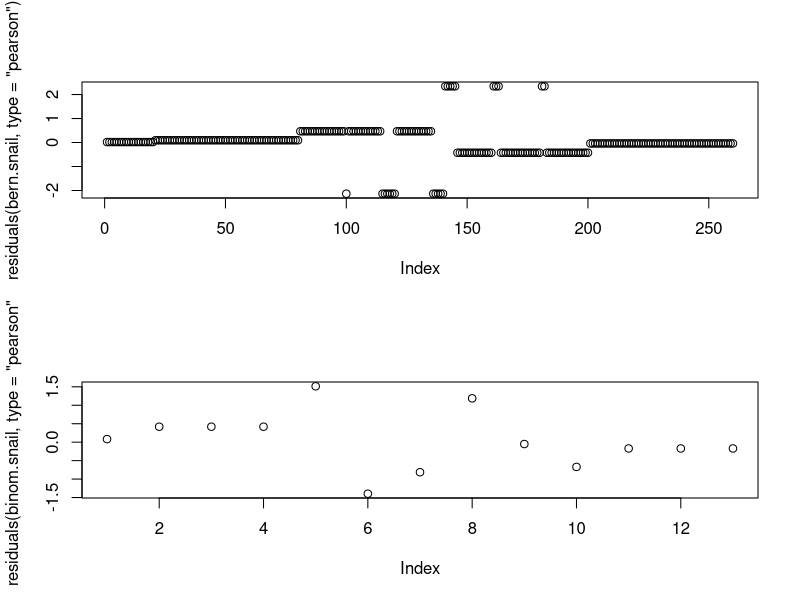
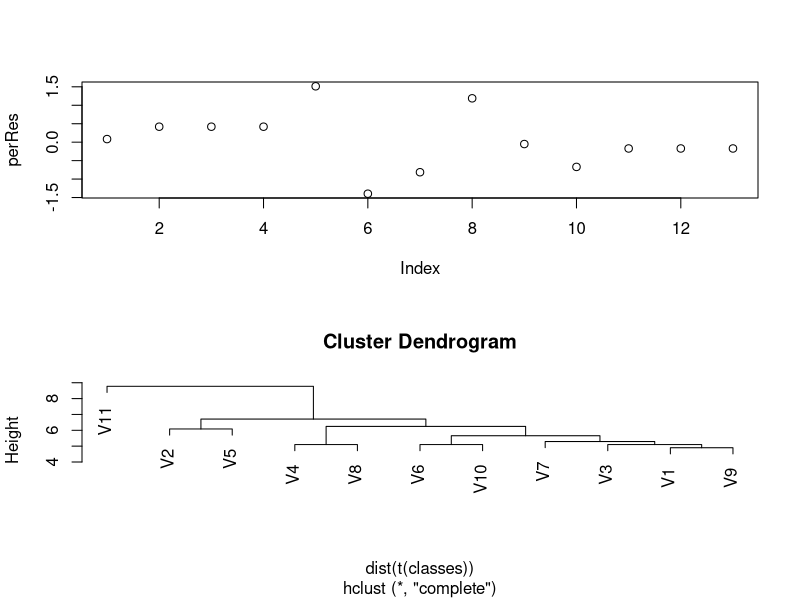
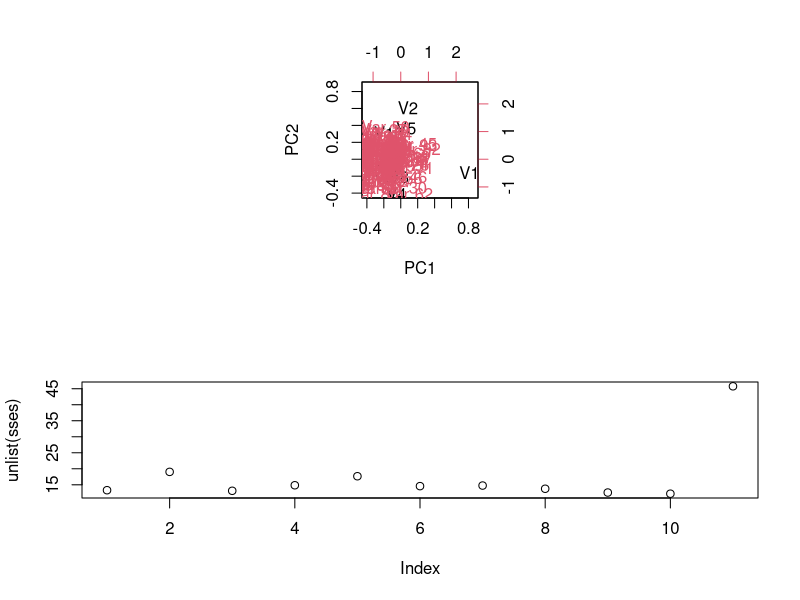
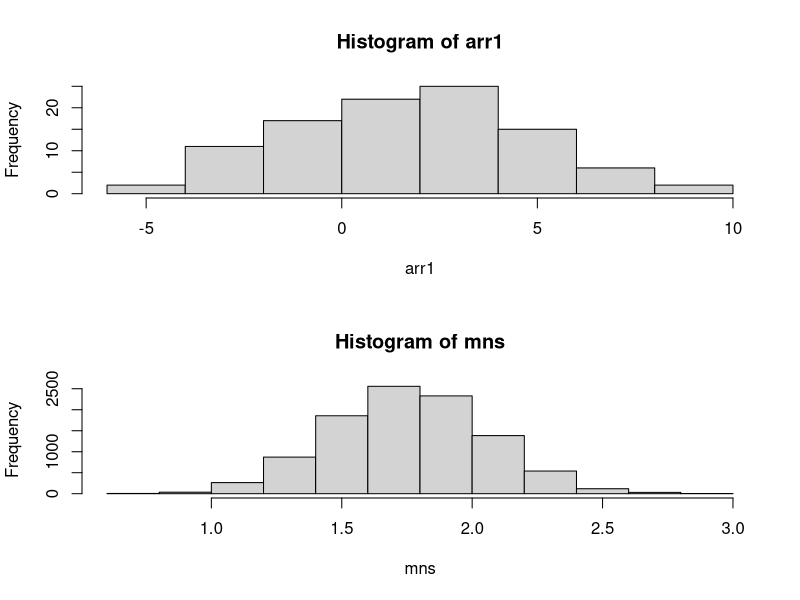
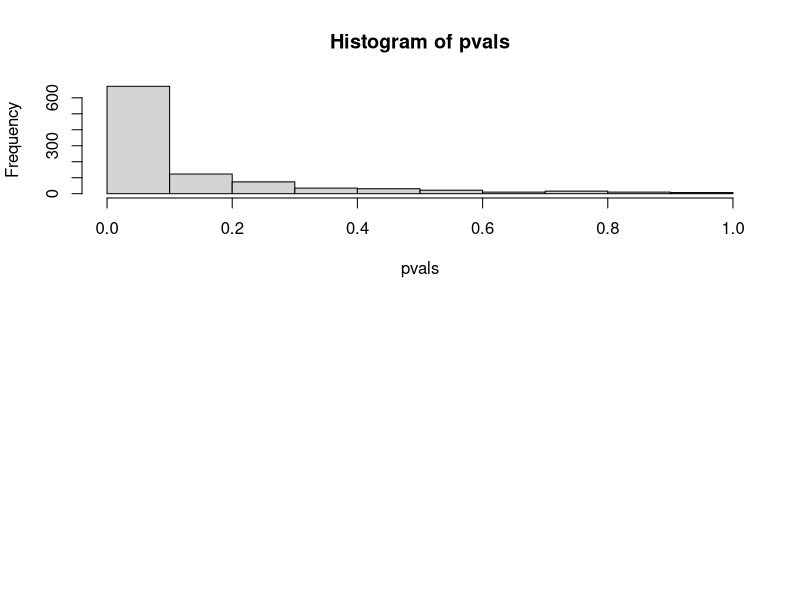

Write the R code that produced these figures, in order.
# Power Calculations


# Bootstrap


# hypothesis testing (with proportion, etc.)


# Describe your process for approacing a statistics problem
#. Clean, visualize, engineer features.


# update resume: https://www.linkedin.com/pulse/20140929001534-24454816-my-personal-formula-for-a-better-resume



snail = data.frame(temperature = c(38,40,40,40,42,42,42,44,44,44,47,47,47),
                   alive = c(20,20,20,20,19,14,15,5,3,2,0,0,0),
                   dead = c(0,0,0,0,1,6,5,15,17,18,20,20,20)
)

snail

binom.snail <- glm(cbind(alive, dead) ~ temperature, family = binomial, data = snail)
summary(binom.snail)

# convert into bernoulli format
dataLong <- lapply(1:nrow(snail), function(x){
     foo <- snail[x, ]
     data.frame(temp = rep(foo$temperature, foo$alive + foo$dead), 
                alive = c(rep(1, foo$alive), rep(0, foo$dead)))
})
longDF <- do.call("rbind", dataLong)

bern.snail <- glm(alive ~ temp, family = binomial, data = longDF)
summary(bern.snail)

par(mfrow = c(2,1))
plot(residuals(bern.snail, type = "pearson"))
plot(residuals(binom.snail, type = "pearson"))


perRes = (snail$alive - predict(binom.snail, type = 'response')*20) / sqrt(predict(binom.snail, type = 'response')*20 * (20 - predict(binom.snail, type = 'response')*20) / 20)

plot(perRes)



bern.int <- glm(alive ~ 1, family = binomial, data = longDF)
binom.int <- glm(cbind(alive, dead) ~ 1, family = binomial, data = snail)

# calculate reduction in deviance for bernoulli model
bern.int$deviance - bern.snail$deviance

# calculate reduction in deviance for binomial model
binom.int$deviance - binom.snail$deviance


# The Central Limit Theorem states that whenever a random sample of size n is taken from any distribution with mean and variance σ2, then the sample mean X ̄ will be approximately
# normally distributed with mean μ and variance σ2/n. The larger the value of the sample size n, the better the approximation to the normal.
# This is very useful when it comes to inference. For example, it allows us (if the sample size is fairly large) to use hypothesis tests which assume normality even if our data appear non-normal. This is because the tests use the sample mean X ̄, which the Central Limit Theorem tells us will be approximately normally distributed.


# find the bad classifier


classes <- as.data.frame(t(sapply(X = 1:100, FUN = function(o) sample(c(0,1), size = 10, replace = TRUE, prob = c(0.2, 0.8)))))

library(magrittr)
classes %>% head

classes <- cbind(classes, V11 = sample(c(0,1), size = 100, replace = TRUE, prob = c(0.8, 0.2)))

hcl = hclust(dist(t(classes)))

plot(hcl)

biplot(prcomp(t(classes)))


rmeans = rowMeans(classes)

sses = list()
for(ii in 1:ncol(classes)){
     resids = classes[ , ii] - rmeans
     sses[ii] = sum(resids^2)
}

plot(unlist(sses))



## How to choose which ad to show a person (based on qualilty and bid)
# Use a web scraper to scrape a few hundred thousand web pages and fit some topic models to create a news recommendation engine.


# power is the probability of rejecting the null hypothesis when the alternative hypothesis is true.

# Power calculations
ttsim = function(m1, m2){
     t.test(rnorm(mean = m1, n = 10), rnorm(mean = m2, n = 10))$p.value
} 



# calc variance of array
arr1 = rnorm(100, 2, sd = 3)
hist(arr1)


mean1 = mean(arr1)

# resample
arr_temp <- sample(arr1, replace = TRUE)

# resample mean function
resampMean <- function(o){
     arr_temp <- sample(arr1, replace = TRUE)
     return(mean(arr_temp))
}

mns = sapply(1:10000, resampMean)
hist(mns)

var(mns)
# 9/100 = 0.09



tt_vec = Vectorize(ttsim)


pvals = sapply(1:1000, function(x) ttsim(100, 101))

hist(pvals)


mean(pvals > 0.05)

